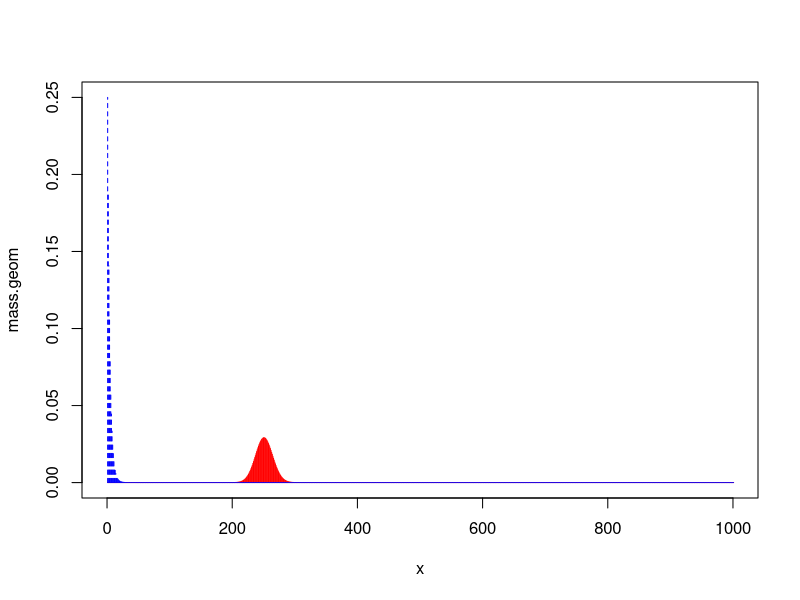
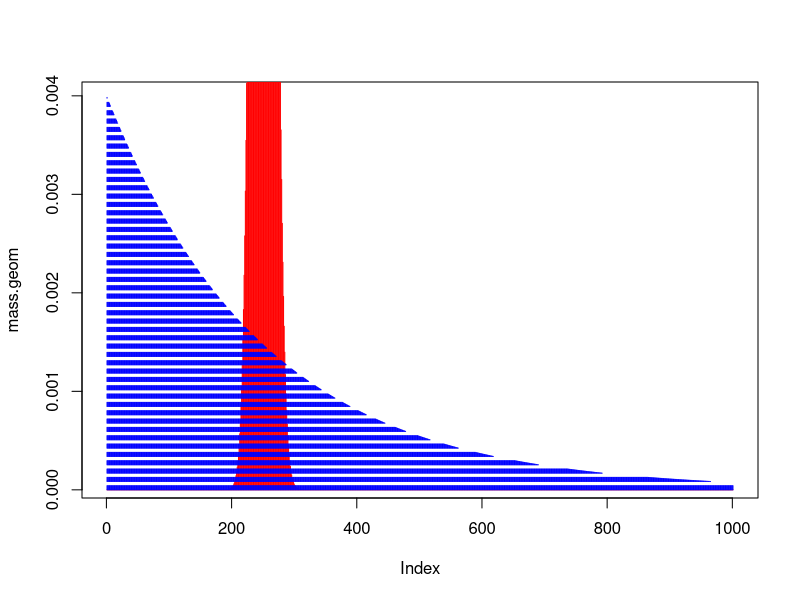

The R source for these figures, in order:
###########################################
## Accept Reject algorithm to draw from
## Binomial(n,p)
###########################################
set.seed(1)

# Function draws one value from Binom(n,p)
# n = number of trials
# p = probability of success
draw_binom <- function(n, p)
{
  accept <- 0 # Will track the acceptance
  try <- 0 # Will track the number of proposals
  
  # upper bound calculated in the notes
  x <- 0:n
  all_c <- choose(n,x) * (1-p)^(n - 2*x) * p^(x-1)
  c <- max(all_c) + .001 # final c with slight increase for numerical stability.
  
  
  while(accept == 0)
  {
    try <- try + 1

    U <- runif(1)
    prop <- rgeom(1, prob = p) #draw proposal
    
    ratio <- dbinom(x = prop, size = n, prob = p)/
      (c* dgeom(x = prop, prob = p))
    if(U < ratio)
    {
      accept <- 1
      rtn <- prop
    }
  }
  return(c(rtn, try))
}

draw_binom(n = 10, p = .25)


###
# If we want X1, ..., Xn ~ Binom(n.p)
# we need to call the function multiple times

# sample size
N <- 1e3
samp <- numeric(N)
n.try <- numeric(N)
for(t in 1:N)
{
   # I use as a dummy variable often
   foo <- draw_binom(n = 10, p = .25)
   samp[t] <- foo[1]
   n.try[t] <- foo[2]
}
mean(samp) #should be n*p = 2.5
mean(n.try)


###########################################
## A closer look at Binomial and Geometric
###########################################
# Turns out, this choice of Binomial and Geometric
# can work, but not always. In the code below, 
# increase n to see what happens

p <- .25
n <- 1000
x <- 0:(n)
mass.geom <- dgeom(x, p)
mass.bin <- dbinom(x, size = n, prob = p)

all_c <- choose(n,x) * (1-p)^(n - 2*x) * p^(x-1)
(c <- max(all_c))


plot(x, mass.geom, pch = 16, col = "red", type= "n")
points(mass.bin, pch = 16, col = "red", type= "h")
points(mass.geom, pch = 16, col = "blue", type = "h", lty = 2)


# Matching the means:
# choosing p* for rgeom so that np = (1-p*)/p*
p.star <- 1/(n*p + 1)
mass.geom <- dgeom(x, p.star)
mass.bin <- dbinom(x, size = n, prob = p)

# (this was different in the lecture, now the error has
# has been fixed)
all_c <- choose(n,x) * (1-p)^(n - x) *(1-p.star)^(-x) * p^(x) / p.star
(c <- max(all_c))


plot(mass.geom, pch = 16, col = "red", type= "n")
points(mass.bin, pch = 16, col = "red", type= "h")
points(mass.geom, pch = 16, col = "blue", type = "h", lty = 2)


